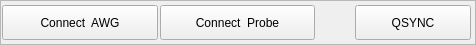
    <widget class="QFrame" name="frame_3">
     <property name="sizePolicy">
      <sizepolicy hsizetype="Expanding" vsizetype="Expanding">
       <horstretch>0</horstretch>
       <verstretch>0</verstretch>
      </sizepolicy>
     </property>
     <property name="minimumSize">
      <size>
       <width>0</width>
       <height>40</height>
      </size>
     </property>
     <property name="maximumSize">
      <size>
       <width>16777215</width>
       <height>45</height>
      </size>
     </property>
     <property name="styleSheet">
      <string notr="true"/>
     </property>
     <property name="frameShape">
      <enum>QFrame::StyledPanel</enum>
     </property>
     <property name="frameShadow">
      <enum>QFrame::Raised</enum>
     </property>
     <layout class="QHBoxLayout" name="horizontalLayout_3">
      <property name="spacing">
       <number>0</number>
      </property>
      <property name="leftMargin">
       <number>0</number>
      </property>
      <property name="topMargin">
       <number>0</number>
      </property>
      <property name="rightMargin">
       <number>0</number>
      </property>
      <property name="bottomMargin">
       <number>0</number>
      </property>
      <item>
       <widget class="QPushButton" name="Connect_AWG">
        <property name="sizePolicy">
         <sizepolicy hsizetype="Minimum" vsizetype="Minimum">
          <horstretch>0</horstretch>
          <verstretch>0</verstretch>
         </sizepolicy>
        </property>
        <property name="minimumSize">
         <size>
          <width>157</width>
          <height>40</height>
         </size>
        </property>
        <property name="styleSheet">
         <string notr="true">margin-left:1px;
margin-top:4px;
margin-bottom:4px;
font: 12pt &quot;Arial&quot;;</string>
        </property>
        <property name="text">
         <string>Connect  AWG</string>
        </property>
       </widget>
      </item>
      <item>
       <widget class="QPushButton" name="Connect_Probe_2">
        <property name="sizePolicy">
         <sizepolicy hsizetype="Minimum" vsizetype="Expanding">
          <horstretch>0</horstretch>
          <verstretch>0</verstretch>
         </sizepolicy>
        </property>
        <property name="minimumSize">
         <size>
          <width>157</width>
          <height>0</height>
         </size>
        </property>
        <property name="styleSheet">
         <string notr="true">margin-left:2px;
margin-top:4px;
margin-bottom:4px;
font: 12pt &quot;Arial&quot;;</string>
        </property>
        <property name="text">
         <string>Connect  Probe</string>
        </property>
       </widget>
      </item>
      <item>
       <spacer name="horizontalSpacer_2">
        <property name="orientation">
         <enum>Qt::Horizontal</enum>
        </property>
        <property name="sizeHint" stdset="0">
         <size>
          <width>40</width>
          <height>20</height>
         </size>
        </property>
       </spacer>
      </item>
      <item>
       <widget class="QPushButton" name="QSYNC">
        <property name="sizePolicy">
         <sizepolicy hsizetype="Minimum" vsizetype="Minimum">
          <horstretch>0</horstretch>
          <verstretch>0</verstretch>
         </sizepolicy>
        </property>
        <property name="minimumSize">
         <size>
          <width>120</width>
          <height>40</height>
         </size>
        </property>
        <property name="styleSheet">
         <string notr="true">margin-right:4px;
margin-top:4px;
margin-bottom:4px;
font: 12pt &quot;Arial&quot;;</string>
        </property>
        <property name="text">
         <string>QSYNC</string>
        </property>
       </widget>
      </item>
     </layout>
    </widget>
